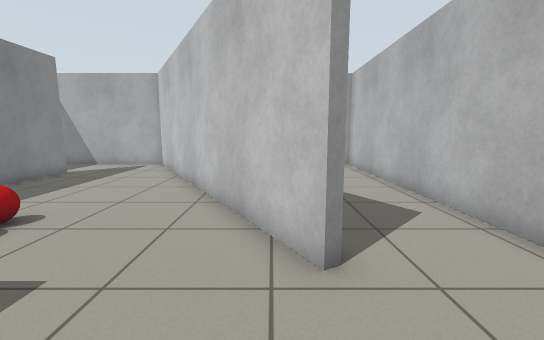
view 1 (above)

16 first-person views from a walk through a world built for the Gazebo simulator. The camera is 0.92 m above the floor, tilts 8° down and sees 90° across. The floor is counted in squares, 0.5 m on a side. Each view is taken from the middle of a square. On the plan, view 1 faces up. The plan holds only what a view shows up to about 15 squares ahead; the rest is blank.

view 2
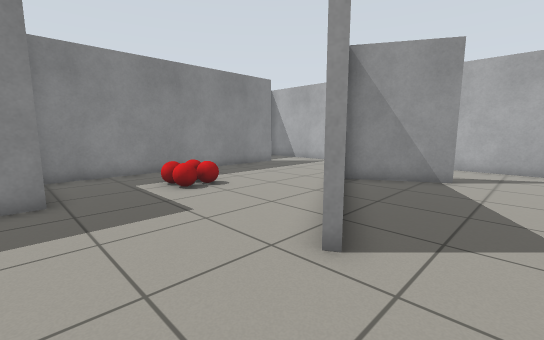

view 3
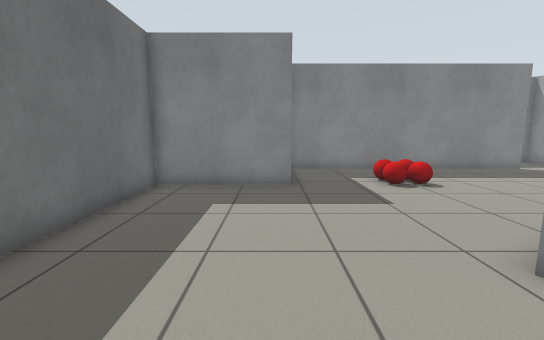

view 4
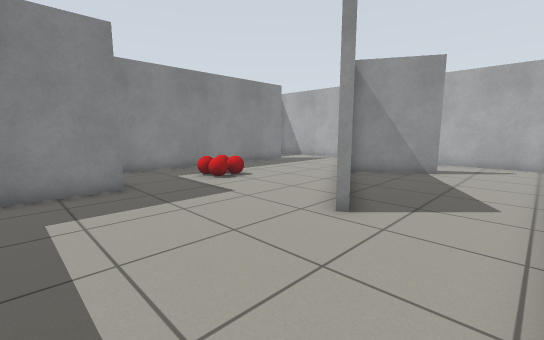

view 5
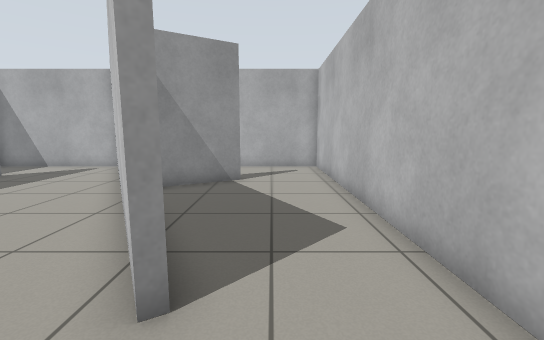

view 6
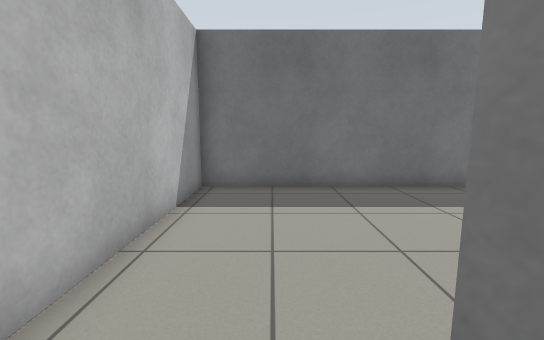

view 7
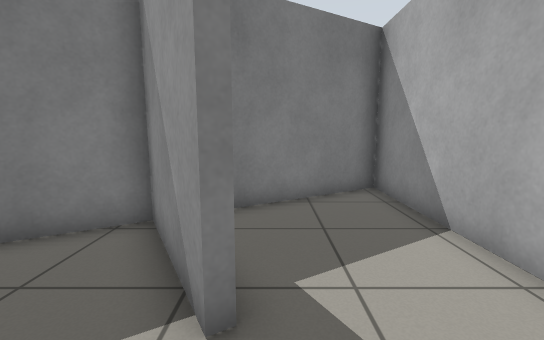

view 8
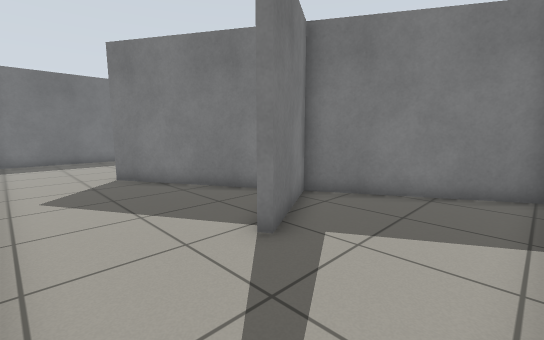

view 9
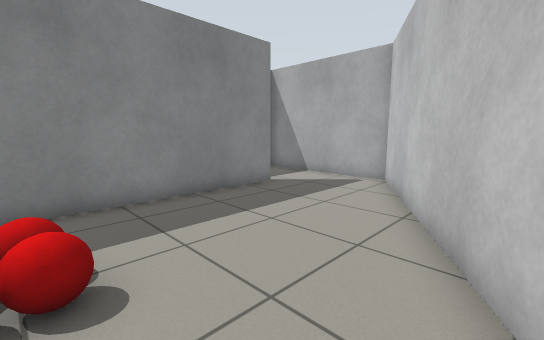

view 10
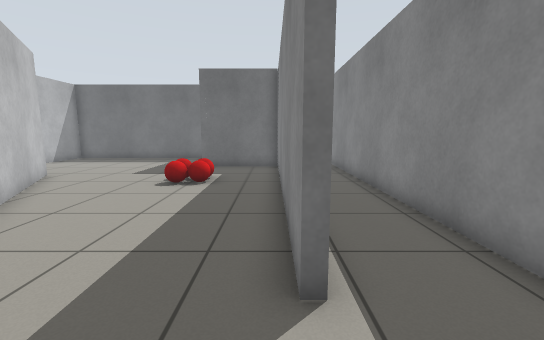

view 11
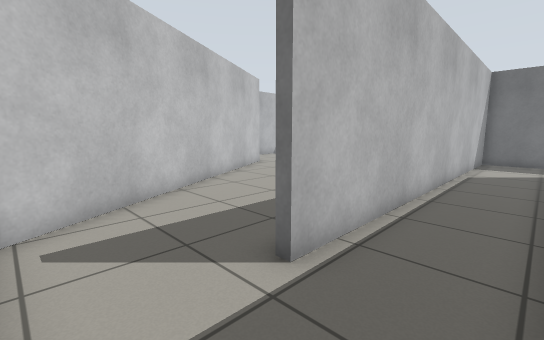

view 12
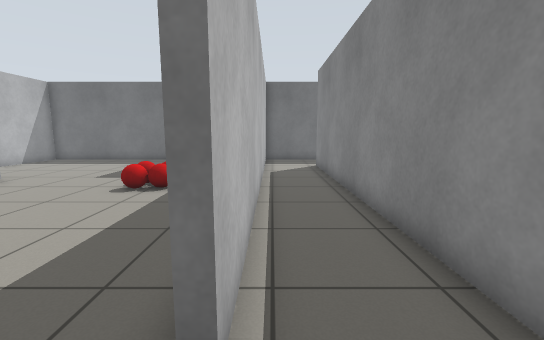

view 13
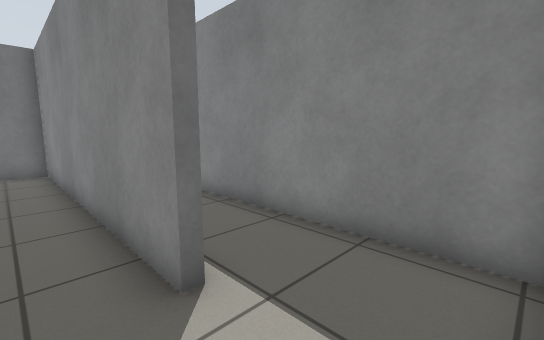

view 14
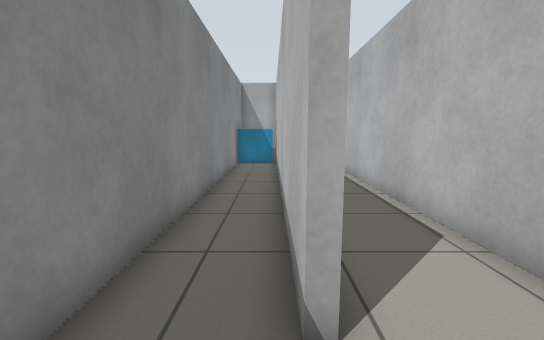

view 15
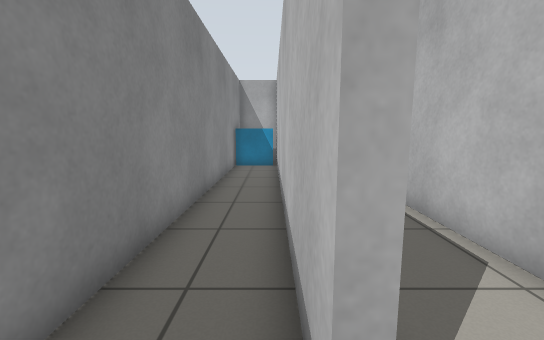

view 16
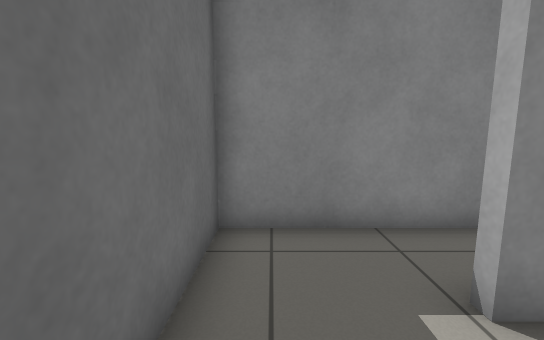

### Floor plan
Points are (right, up) in squares from view 1. A wall is a line through its corners. A room is listed if a view was taken in it or the views show most of it. See-through windows are left out.
Room 1 (views 1, 2, 3, 4, 5, 6, 7, 8, 9, 10, 13)
walls: (0.7, 3.4) (-6.2, 15.4) (-9.4, 15.4); (0.9, 11.5) (-2.5, 9.5) (1, 3.5); (-9.3, 12.2) (-9.3, 0.7) (-5.3, 0.7) (-5.3, -4) (4.4, -4) (4.4, 15.4) (-5.9, 15.4) (-2.6, 9.8) (0.6, 11.7)
ways out: opening at (-9, 14) to room 2
objects: red ball (-6, 4); red ball (-6, 5); red ball (-5, 4); red ball (-5, 5)
Room 2 (views 11, 12, 16)
walls: (-12.4, 12.4) (-12.4, -0.9); (-9.4, 15.4) (-12.4, 15.4) (-12.4, 14.5); (-12.5, -4) (-9.6, -4) (-9.6, 12.2)
ways out: opening at (-9, 14) to room 1; opening at (-12, -2.5) to room 3; opening at (-12, 14) to room 3
Room 3 (views 14, 15)
walls: (-12.7, -0.9) (-12.7, 11.9); (-15, 13.2) (-15, -4) (-12.5, -4)
ways out: opening at (-12, -2.5) to room 2; opening at (-12, 14) to room 2
objects: cyan box (-14, 13) to (-13, 14)

Positions as (right, up) in squares from view 1, and headings:
1: (0, 0), facing up
2: (3, 0), facing up-left
3: (4, 0), facing left
4: (4, -2), facing up-left
5: (2, 1), facing up
6: (2, 5), facing down
7: (3, 12), facing left
8: (4, 15), facing down-left
9: (-2, 5), facing up-left
10: (-9, 15), facing down
11: (-12, 15), facing down-right
12: (-10, 14), facing down
13: (-8, 15), facing down-left
14: (-13, -3), facing up
15: (-13, -2), facing up
16: (-10, -3), facing left
